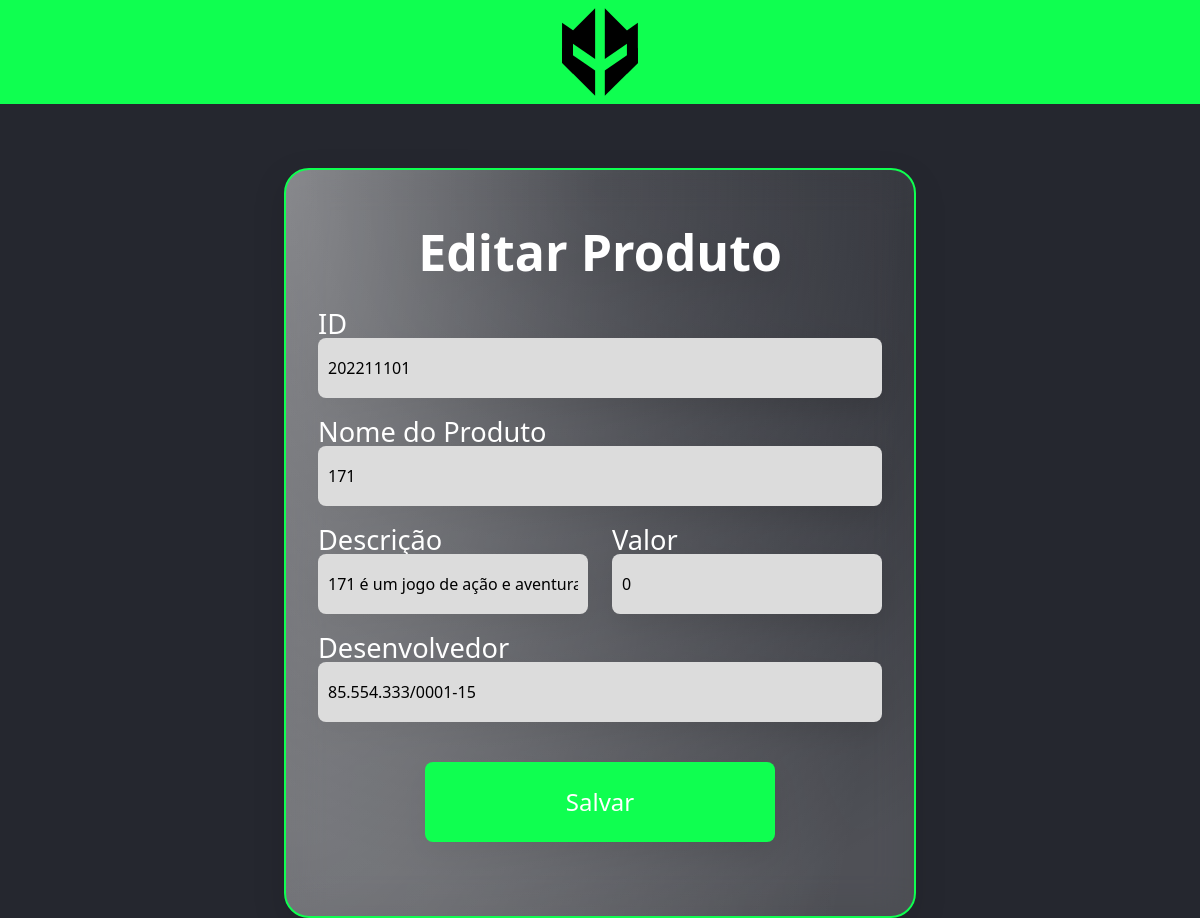
The app's page /Produto/Update.php?id=202211101, older data.
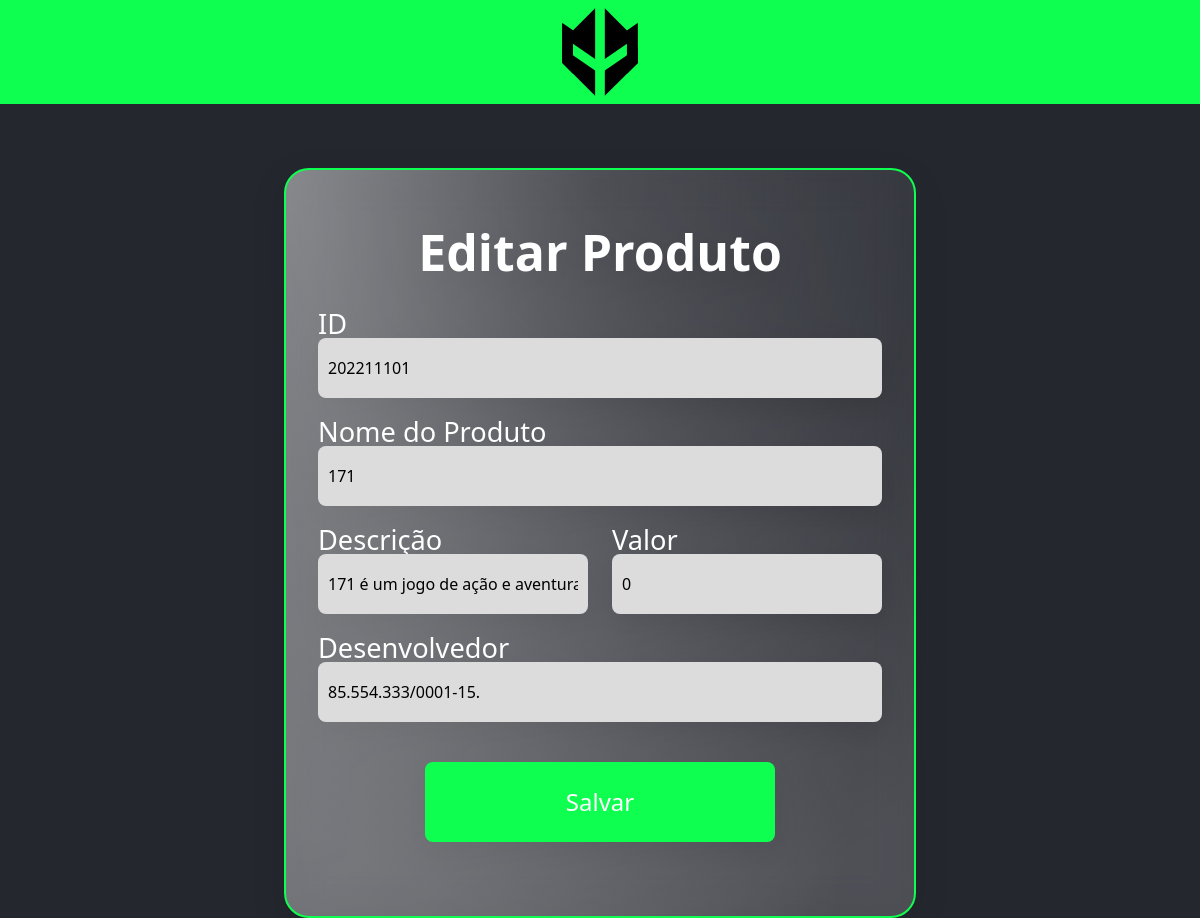
The same page, newer data.
### tables this page shows
CREATE TABLE produtos (
  id INTEGER NOT NULL,
  nome VARCHAR(100),
  descricao VARCHAR(500),
  valor FLOAT,
  idDesenvolvedor VARCHAR(25),
  dataLancamento TIMESTAMP DEFAULT CURRENT_TIMESTAMP,
  PRIMARY KEY (id),
  FOREIGN KEY (idDesenvolvedor) REFERENCES desenvolvedores(cnpj)
);

### Produto/Update.php (the view, shortened to what this page needs)
<?php
    include "../db/connectDB.php";
?>
<!DOCTYPE html>
<html lang="pt-BR">
<head>
    <link rel="stylesheet" href="../css/style.css">
    <link href="https://cdn.jsdelivr.net/npm/bootstrap@5.2.2/dist/css/bootstrap.min.css" rel="stylesheet">
</head>
<body>
    <header>
        <a href="../index.html">
            <img src="../img/Logo.svg" alt="Logo do time Imperial eSports">
        </a>
    </header>
    <?php
      if(isset($_GET['id'])){
        $sql = "SELECT * FROM produtos WHERE id = ".$_REQUEST['id'];
        $res = $conn->query($sql);
        $row = $res->fetch_object();
      }
    ?>
    <main>
        <div class="conteudo medio text-center">
            <h1 class="titulo">Editar Produto</h1>
            <form action="./Actions.php" method="post">
                <div class="row">
                    <div class="col">
                        <label for="id">ID</label>
                        <input type="text" name="id" value="<?php print $row->id ?>">
                    </div>
                </div>
                <div class="row">
                    <div class="col">
                        <label for="rua">Nome do Produto</label>
                        <input type="text" name="nome" value="<?php print $row->nome ?>">
                    </div>
                </div>
                <div class="row">
                    <div class="col">
                        <label for="num">Descrição</label>
                        <input type="text" name="desc" value="<?php print $row->descricao ?>">
                    </div>
                    <div class="col">
                        <label for="bairro">Valor</label>
                        <input type="text" name="valor" value="<?php print $row->valor ?>">
                    </div>
                </div>
                <div class="row">
                    <div class="col">
                        <label for="complemento">Desenvolvedor</label>
                        <input type="text" name="dev" value="<?php print $row->idDesenvolvedor ?>">
                    </div>
                </div>
                <div class="row">
                    <div class="col">
                        <input type="submit" value="Salvar">
                    </div>
                </div>
            </form>
        </div>
    </main>
</body>
</html>

Row changes from the older to the newer data that the page shows:
changed produtos id 202211101: dev "85.554.333/0001-15" → "85.554.333/0001-15."
